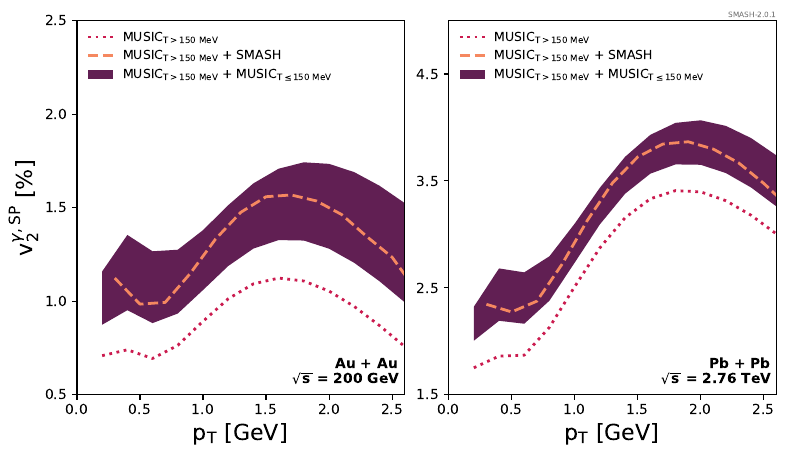

Here is the Python script that generated this plot:
import numpy as np
import matplotlib as mpl
#mpl.use('Agg')
import matplotlib.pyplot as plt
from matplotlib.ticker import NullFormatter
import matplotlib.ticker as mtick
import os.path
import scipy.interpolate
import seaborn as sns
import sys
sys.path.append(os.path.dirname(os.path.abspath(__file__)) + '/..')
import common_plotting
import matplotlib.gridspec as gridspec


######################################
############ Total rate ##############
######################################
# RHIC
raw=np.loadtxt("../calcs/photons/averaged_hydro_calcs/AuAu200/results/photons_above_Tfr_nx200/AuAu200/C10-20/average_sp.dat")
pT_above_rhic, dN_music_above_rhic, v1_above_rhic, v2_above_rhic, *rest = raw.T

raw=np.loadtxt("../calcs/photons/averaged_hydro_calcs/AuAu200/combined/average_sp_smash_tot.dat")
pT_above_plus_smash_rhic, dN_music_above_plus_smash_rhic, v1_music_above_plus_smash_rhic, v2_music_above_plus_smash_rhic, *rest = raw.T

raw=np.loadtxt("../calcs/photons/averaged_hydro_calcs/AuAu200/combined/average_sp_hydro_tot_T140-150.dat")
pT_above_plus_hydro140_rhic, dN_music_above_plus_hydro140_rhic, v1_music_above_plus_hydro140_rhic, v2_music_above_plus_hydro140_rhic, *rest = raw.T

raw=np.loadtxt("../calcs/photons/averaged_hydro_calcs/AuAu200/combined/average_sp_hydro_tot_T120-150.dat")
pT_above_plus_hydro120_rhic, dN_music_above_plus_hydro120_rhic, v1_music_above_plus_hydro120_rhic, v2_music_above_plus_hydro120_rhic, *rest = raw.T

# LHC
raw=np.loadtxt("../calcs/photons/averaged_hydro_calcs/PbPb2760/results/photons_above_Tfr_nx200/PbPb2760/C10-20/average_sp.dat")
pT_above_lhc, dN_music_above_lhc, v1_above_lhc, v2_above_lhc, *rest = raw.T

raw=np.loadtxt("../calcs/photons/averaged_hydro_calcs/PbPb2760/combined/average_sp_smash_tot.dat")
pT_above_plus_smash_lhc, dN_music_above_plus_smash_lhc, v1_music_above_plus_smash_lhc, v2_music_above_plus_smash_lhc, *rest = raw.T

raw=np.loadtxt("../calcs/photons/averaged_hydro_calcs/PbPb2760/combined/average_sp_hydro_tot_T140-150.dat")
pT_above_plus_hydro140_lhc, dN_music_above_plus_hydro140_lhc, v1_music_above_plus_hydro140_lhc, v2_music_above_plus_hydro140_lhc, *rest = raw.T

raw=np.loadtxt("../calcs/photons/averaged_hydro_calcs/PbPb2760/combined/average_sp_hydro_tot_T120-150.dat")
pT_above_plus_hydro120_lhc, dN_music_above_plus_hydro120_lhc, v1_music_above_plus_hydro120_lhc, v2_music_above_plus_hydro120_lhc, *rest = raw.T





gs = gridspec.GridSpec(10,12)

common_plotting.load_plotting_style_paper()

plt.figure()
# RHIC
plt.subplot(gs[: , 1:6])
plt.xscale('linear')
plt.yscale('linear')
plt.xlim(0,2.6)
plt.ylim(0.5,2.5)
plt.xlabel(r'p$_\mathsf{T}$ [GeV]')
plt.ylabel(r'v$_2^{\gamma, \mathsf{SP}}$ [%]')
plt.yticks([0.5, 1, 1.5, 2, 2.5])

# SMASH
plt.plot(pT_above_rhic, 100.0 * v2_above_rhic, label=r"MUSIC$_\mathsf{T > 150 \ MeV}$", ls = ':', color = 'C1')
plt.plot(pT_above_plus_smash_rhic, 100.0 * v2_music_above_plus_smash_rhic, ls = '--', label='MUSIC$_\mathsf{T > 150 \ MeV}$ + ' + 'SMASH', color = 'C2')
# MUSIC
plt.fill_between(pT_above_plus_hydro140_rhic,  100.0 * v2_music_above_plus_hydro140_rhic,  100.0 * v2_music_above_plus_hydro120_rhic, color='C0', label = 'MUSIC$_\mathsf{T > 150 \ MeV}$ + MUSIC$_\mathsf{T \leq 150 \ MeV}$', lw = 0)
plt.legend(frameon = False, loc = 'upper left')
plt.figtext(0.37, 0.18, '         Au + Au\n' + r'$\mathbf{\sqrt{s}}$ = 200 GeV', fontweight = 'bold')

# LHC
plt.subplot(gs[: , 7:])
plt.xscale('linear')
plt.yscale('linear')
plt.xlim(0,2.6)
plt.ylim(1.5,5.0)
plt.xlabel(r'p$_\mathsf{T}$ [GeV]')
# plt.ylabel(r'v$_2^{\gamma, \mathsf{SP}}$ [%]')
plt.yticks([1.5,2.5,3.5,4.5])

# SMASH
plt.plot(pT_above_lhc, 100.0 * v2_above_lhc, label=r"MUSIC$_\mathsf{T > 150 \ MeV}$", ls = ':', color = 'C1')
plt.plot(pT_above_plus_smash_lhc, 100.0 * v2_music_above_plus_smash_lhc, ls = '--', label='MUSIC$_\mathsf{T > 150 \ MeV}$ + ' + 'SMASH', color = 'C2')
# MUSIC
plt.fill_between(pT_above_plus_hydro140_lhc,  100.0 * v2_music_above_plus_hydro140_lhc,  100.0 * v2_music_above_plus_hydro120_lhc, color='C0', label = 'MUSIC$_\mathsf{T > 150 \ MeV}$ + MUSIC$_\mathsf{T \leq 150 \ MeV}$', lw = 0)
plt.legend(frameon = False, loc = 'upper left')
plt.figtext(0.82, 0.18, '           Pb + Pb\n' + r' $\mathbf{\sqrt{s}}$ = 2.76 TeV', fontweight = 'bold')




plt.tight_layout(w_pad=-6.2, h_pad=-0.5)
plt.savefig("v2_sum.pdf")
plt.close()
